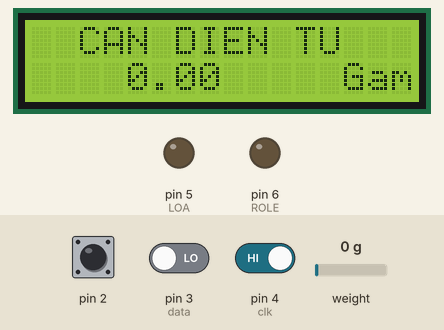
Bench run of a sketch on a simulated Arduino Uno, built with avr-gcc and run on an emulated ATmega328P. Parts: 16×2 character LCD, output pins drawn as LEDs (lit = HIGH). The inputs (shaded band) are chosen by the test bench; at power-on: pin 2 HIGH, weight on the scale 0 g, pin 4 (clk) HIGH, pin 3 (data) LOW. EEPROM starts erased.

Above: at 2.3 s.
2.4 s: pin 2 pulled LOW for 0.15 s
At 4.1 s:
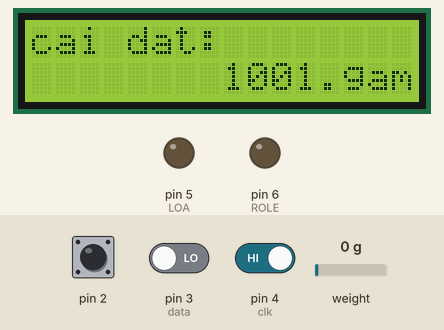
4.4 s: pin 2 pulled LOW for 3.2 s
At 6.9 s:
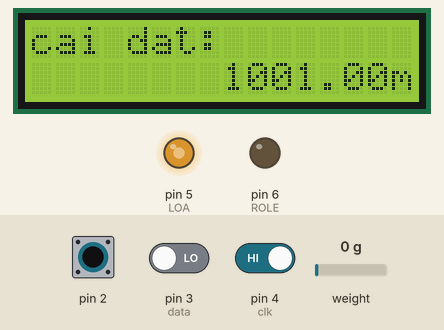
9.1 s: weight on the scale set to 805 g
At 10.2 s:
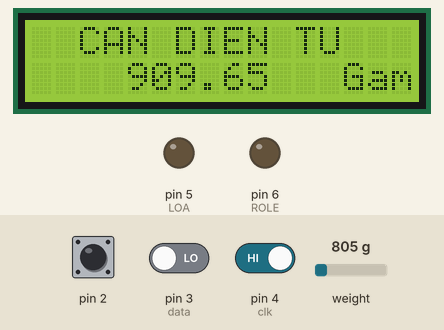
10.6 s: weight on the scale set to 933 g
At 11.5 s:
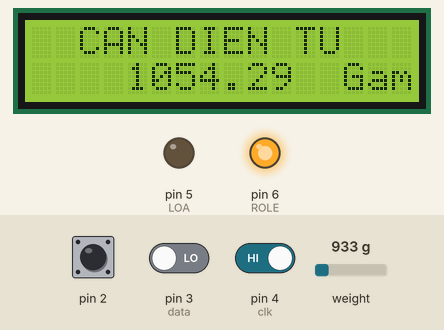
12.2 s: pin 2 pulled LOW for 3.2 s
At 13.88 s:
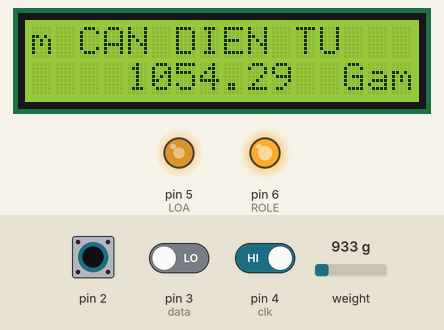
16.9 s: pin 4 (clk) driven LOW
At 17.8 s:
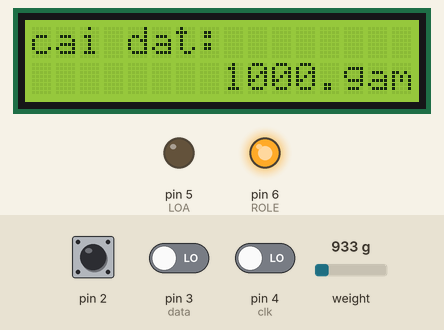
Timing chart, 0 to 19.9 s (numbered marks = the images above; inputs shaded):
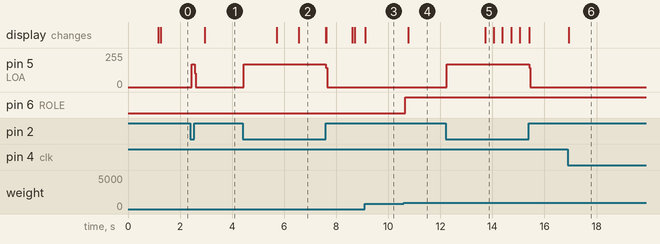

The sketch:

chuong_trinh_can_dinh_luong.ino
```cpp
#include "HX711.h"
#include <EEPROM.h>
#include <LiquidCrystal.h>
LiquidCrystal lcd(12, 11, 10, 9, 8, 7);  // EN,RS,D4,D5,D6,D7
HX711 scale(A1, A0); // HX711.DOUT- pin #A0 ;HX711.PD_SCK- pin #A1
int mode=0;
int mainmode=0;
float hieuchinh = 1.13;
float zero;
int A; // tru?c c?a a
int a;
#define clk  4
#define data 3
#define LOA  5
#define ROLE 6
float kg_caidat=1;
float cannang;
void ngat()
{
  mode=1;  pip_1();
  for(int j=0;j<100;j++);
}

void setup()
{   pinMode(LOA,OUTPUT);
    pinMode(ROLE,OUTPUT);
    lcd.begin (16,2);
    scale.set_scale(2280.f);                      // this value is obtained by calibrating the scale with known weights; see the README for details
    scale.tare();               // reset the scale to 0
    pinMode(2, INPUT_PULLUP); // sử dụng điện trở kéo lên cho chân số 2, ngắt 0
    attachInterrupt(0, ngat, LOW);
    zero = scale.get_units(1)*hieuchinh;
    digitalWrite(ROLE,LOW);
     kg_caidat = EEPROM.read(2);
   kg_caidat = 1000;
}

void loop()
{
    if(mode==1)
  {
    lcd.setCursor(0,0);lcd.print("mode= 1 ");
    mode=0;
    mainmode++;
    if(mainmode>2) mainmode=0;
    while(digitalRead(2)==0);lcd.clear();
  }

  if(mainmode==0) ////////////////////////////////////// màn hình chính
        { can();
          cannang = scale.get_units(1)*hieuchinh-zero;
          if (cannang > kg_caidat){ digitalWrite(ROLE,HIGH); }
          else {digitalWrite(ROLE,LOW);}
        }

        if(mainmode==1)  ///////////////////////////////// cai dat can
        {
          up_down();
          chop_caidat();

        }
        if(mainmode==2) ///////////////////////////////////luu gia tri
        {
         lcd.setCursor(0,0);lcd.print("LUU GIA TRI     ");
         lcd.setCursor(0,1);lcd.print("         CAI DAT");
          delay(1000); lcd.clear();mainmode=0;

        }


}

void can()
{

          lcd.setCursor(0, 0);
          lcd.print("  CAN DIEN TU  ");
          lcd.setCursor(13, 1);
          lcd.print("Gam");
          lcd.setCursor(4, 1);
          lcd.print(scale.get_units(1)*hieuchinh-zero);
}


void up_down()
{
a =digitalRead(clk);
if(a != A)
    {if(digitalRead(data) != a )
      {
        kg_caidat = kg_caidat + 1 ;     // chinh len
        if(kg_caidat > 10000) kg_caidat = 10000;
        lcd.setCursor(8,1);
        lcd.print("      ");
        lcd.setCursor(8,1);
        lcd.print(kg_caidat);
        EEPROM.write(2,kg_caidat);delay(10);
      }
    else {
      kg_caidat = kg_caidat - 1; // chinh xuong
      if(kg_caidat < 0) kg_caidat = 0;
      lcd.setCursor(8,1);
      lcd.print("      ");
      lcd.setCursor(8,1);
      lcd.print(kg_caidat);
      EEPROM.write(2,kg_caidat);delay(10);
      }
    }
A=a;
}

void chop_caidat()
{

    lcd.setCursor(0,0);lcd.print("cai dat:         ");
    lcd.setCursor(8,1);lcd.print(kg_caidat); lcd.setCursor(13,1);  lcd.print("gam"); lcd.print("    ");

}

void pip_1()
{
  digitalWrite(LOA,HIGH);
  delay(50);
  digitalWrite(LOA,LOW);
  delay(50);
}
```

Measured:
- the behaviour switches between 885 and 886 g on weight on the scale (found by bisection; images 3 and 4)
- after the input at 2.4 s, pin 5 (LOA): 0/255 → 169/255 after 0.05 s, → 0/255 0.12 s later; the display: changes after 0.55 s (image 1)
- after the input at 4.4 s, pin 5 (LOA): 0/255 → 169/255 after 0.05 s, → 0/255 3.2 s later; the display: first changes after 1.3 s (image 2 shows a later state)
- after the input at 9.1 s, the display: changes at once (image 3)
- after the input at 10.6 s, pin 6 (ROLE): LOW → HIGH after 0.05 s; the display: changes after 0.16 s (image 4)
- after the input at 12.2 s, pin 5 (LOA): 0/255 → 169/255 after 0.05 s, → 0/255 3.2 s later; the display: changes after 1.5 s (image 5)
- after the input at 16.9 s, the display: changes at once (image 6)
